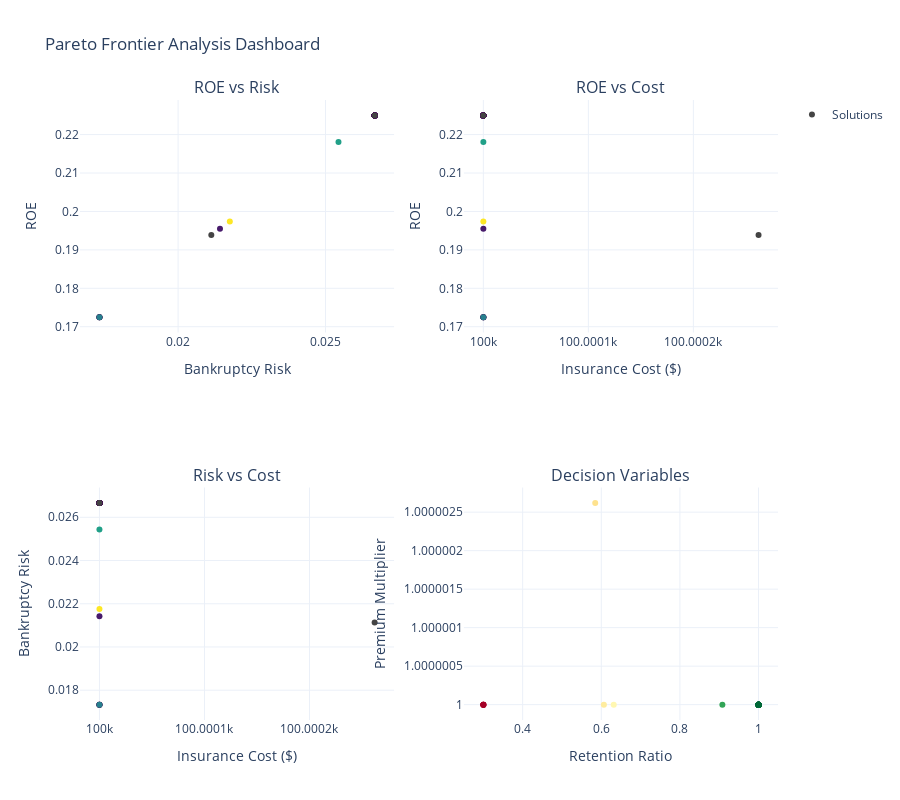

Notebook cell for this chart:
### Markdown cell above
## 7. Interactive Dashboard for Decision Making

### Code cell
# Create comprehensive dashboard with multiple views
from plotly.subplots import make_subplots
import plotly.graph_objects as go

# Use the 3D frontier points for comprehensive analysis
df_full = frontier_3d.to_dataframe()

# Create subplots
fig = make_subplots(
    rows=2, cols=2,
    subplot_titles=(
        "ROE vs Risk",
        "ROE vs Cost",
        "Risk vs Cost",
        "Decision Variables"
    ),
    specs=[
        [{"type": "scatter"}, {"type": "scatter"}],
        [{"type": "scatter"}, {"type": "scatter"}]
    ]
)

# ROE vs Risk
fig.add_trace(
    go.Scatter(
        x=df_full['bankruptcy_risk'],
        y=df_full['ROE'],
        mode='markers',
        marker=dict(color=df_full['crowding_distance'], colorscale='Viridis'),
        name='Solutions',
        text=[f"Point {i}" for i in range(len(df_full))],
        hovertemplate="Risk: %{x:.3f}<br>ROE: %{y:.3f}<extra></extra>"
    ),
    row=1, col=1
)

# ROE vs Cost
fig.add_trace(
    go.Scatter(
        x=df_full['insurance_cost'],
        y=df_full['ROE'],
        mode='markers',
        marker=dict(color=df_full['crowding_distance'], colorscale='Viridis'),
        name='Solutions',
        showlegend=False,
        hovertemplate="Cost: $%{x:,.0f}<br>ROE: %{y:.3f}<extra></extra>"
    ),
    row=1, col=2
)

# Risk vs Cost
fig.add_trace(
    go.Scatter(
        x=df_full['insurance_cost'],
        y=df_full['bankruptcy_risk'],
        mode='markers',
        marker=dict(color=df_full['crowding_distance'], colorscale='Viridis'),
        name='Solutions',
        showlegend=False,
        hovertemplate="Cost: $%{x:,.0f}<br>Risk: %{y:.3f}<extra></extra>"
    ),
    row=2, col=1
)

# Decision Variables (Retention vs Premium Multiplier)
fig.add_trace(
    go.Scatter(
        x=df_full['decision_var_0'],  # Retention
        y=df_full['decision_var_1'],  # Premium multiplier
        mode='markers',
        marker=dict(color=df_full['ROE'], colorscale='RdYlGn'),
        name='Solutions',
        showlegend=False,
        hovertemplate="Retention: %{x:.1%}<br>Premium Mult: %{y:.2f}x<extra></extra>"
    ),
    row=2, col=2
)

# Update layout
fig.update_xaxes(title_text="Bankruptcy Risk", row=1, col=1)
fig.update_yaxes(title_text="ROE", row=1, col=1)
fig.update_xaxes(title_text="Insurance Cost ($)", row=1, col=2)
fig.update_yaxes(title_text="ROE", row=1, col=2)
fig.update_xaxes(title_text="Insurance Cost ($)", row=2, col=1)
fig.update_yaxes(title_text="Bankruptcy Risk", row=2, col=1)
fig.update_xaxes(title_text="Retention Ratio", row=2, col=2)
fig.update_yaxes(title_text="Premium Multiplier", row=2, col=2)

fig.update_layout(
    height=800,
    title_text="Pareto Frontier Analysis Dashboard",
    showlegend=True,
    template="plotly_white"
)

fig.show()

### Figure 1 — Plotly figure (JSON) as saved in the notebook; plotly's stock layout.template omitted (floating-point values rounded to 4 significant figures)
{"data": [{"hovertemplate": "Risk: %{x:.3f}<br>ROE: %{y:.3f}<extra></extra>", "marker": {"color": [Infinity, 0.0, 0.0, 1.052, 0.2629, 0.0, 0.0, 0.0, 0.0, 0.0, 0.0, 0.0, 0.0, 0.0, 0.0, 0.1345, 0.0, 0.0, 0.0, 0.0, 0.0, 0.0, 0.0, 0.0, 0.0, 0.0, Infinity, 0.0, 0.0, 0.0, 0.0, 0.0, 0.0, 0.0, 0.0, 0.0, 0.0, 0.813, Infinity, 1.861], "colorscale": [[0, "#440154"], [0.1111, "#482878"], [0.2222, "#3e4989"], [0.3333, "#31688e"], [0.4444, "#26828e"], [0.5556, "#1f9e89"], [0.6667, "#35b779"], [0.7778, "#6ece58"], [0.8889, "#b5de2b"], [1, "#fde725"]]}, "mode": "markers", "name": "Solutions", "text": ["Point 0", "Point 1", "Point 2", "Point 3", "Point 4", "Point 5", "Point 6", "Point 7", "Point 8", "Point 9", "Point 10", "Point 11", "Point 12", "Point 13", "Point 14", "Point 15", "Point 16", "Point 17", "Point 18", "Point 19", "Point 20", "Point 21", "Point 22", "Point 23", "Point 24", "Point 25", "Point 26", "Point 27", "Point 28", "Point 29", "Point 30", "Point 31", "Point 32", "Point 33", "Point 34", "Point 35", "Point 36", "Point 37", "Point 38", "Point 39"], "type": "scatter", "x": [0.01733, 0.01733, 0.01733, 0.02544, 0.02667, 0.02667, 0.02667, 0.02667, 0.02667, 0.02667, 0.02667, 0.02667, 0.02667, 0.02667, 0.02667, 0.02142, 0.02667, 0.02667, 0.02667, 0.02667, 0.02667, 0.02667, 0.02667, 0.02667, 0.02667, 0.02667, 0.02113, 0.02667, 0.02667, 0.02667, 0.02667, 0.02667, 0.02667, 0.02667, 0.02667, 0.02667, 0.02667, 0.01733, 0.02667, 0.02176], "xaxis": "x", "y": [0.1725, 0.1725, 0.1725, 0.2181, 0.225, 0.225, 0.225, 0.225, 0.225, 0.225, 0.225, 0.225, 0.225, 0.225, 0.225, 0.1955, 0.225, 0.225, 0.225, 0.225, 0.225, 0.225, 0.225, 0.225, 0.225, 0.225, 0.1938, 0.225, 0.225, 0.225, 0.225, 0.225, 0.225, 0.225, 0.225, 0.225, 0.225, 0.1725, 0.225, 0.1974], "yaxis": "y"}, {"hovertemplate": "Cost: $%{x:,.0f}<br>ROE: %{y:.3f}<extra></extra>", "marker": {"color": [Infinity, 0.0, 0.0, 1.052, 0.2629, 0.0, 0.0, 0.0, 0.0, 0.0, 0.0, 0.0, 0.0, 0.0, 0.0, 0.1345, 0.0, 0.0, 0.0, 0.0, 0.0, 0.0, 0.0, 0.0, 0.0, 0.0, Infinity, 0.0, 0.0, 0.0, 0.0, 0.0, 0.0, 0.0, 0.0, 0.0, 0.0, 0.813, Infinity, 1.861], "colorscale": [[0, "#440154"], [0.1111, "#482878"], [0.2222, "#3e4989"], [0.3333, "#31688e"], [0.4444, "#26828e"], [0.5556, "#1f9e89"], [0.6667, "#35b779"], [0.7778, "#6ece58"], [0.8889, "#b5de2b"], [1, "#fde725"]]}, "mode": "markers", "name": "Solutions", "showlegend": false, "type": "scatter", "x": [100000.0, 100000.0, 100000.0, 100000.0, 100000.0, 100000.0, 100000.0, 100000.0, 100000.0, 100000.0, 100000.0, 100000.0, 100000.0, 100000.0, 100000.0, 100000.0, 100000.0, 100000.0, 100000.0, 100000.0, 100000.0, 100000.0, 100000.0, 100000.0, 100000.0, 100000.0, 100000.0, 100000.0, 100000.0, 100000.0, 100000.0, 100000.0, 100000.0, 100000.0, 100000.0, 100000.0, 100000.0, 100000.0, 100000.0, 100000.0], "xaxis": "x2", "y": [0.1725, 0.1725, 0.1725, 0.2181, 0.225, 0.225, 0.225, 0.225, 0.225, 0.225, 0.225, 0.225, 0.225, 0.225, 0.225, 0.1955, 0.225, 0.225, 0.225, 0.225, 0.225, 0.225, 0.225, 0.225, 0.225, 0.225, 0.1938, 0.225, 0.225, 0.225, 0.225, 0.225, 0.225, 0.225, 0.225, 0.225, 0.225, 0.1725, 0.225, 0.1974], "yaxis": "y2"}, {"hovertemplate": "Cost: $%{x:,.0f}<br>Risk: %{y:.3f}<extra></extra>", "marker": {"color": [Infinity, 0.0, 0.0, 1.052, 0.2629, 0.0, 0.0, 0.0, 0.0, 0.0, 0.0, 0.0, 0.0, 0.0, 0.0, 0.1345, 0.0, 0.0, 0.0, 0.0, 0.0, 0.0, 0.0, 0.0, 0.0, 0.0, Infinity, 0.0, 0.0, 0.0, 0.0, 0.0, 0.0, 0.0, 0.0, 0.0, 0.0, 0.813, Infinity, 1.861], "colorscale": [[0, "#440154"], [0.1111, "#482878"], [0.2222, "#3e4989"], [0.3333, "#31688e"], [0.4444, "#26828e"], [0.5556, "#1f9e89"], [0.6667, "#35b779"], [0.7778, "#6ece58"], [0.8889, "#b5de2b"], [1, "#fde725"]]}, "mode": "markers", "name": "Solutions", "showlegend": false, "type": "scatter", "x": [100000.0, 100000.0, 100000.0, 100000.0, 100000.0, 100000.0, 100000.0, 100000.0, 100000.0, 100000.0, 100000.0, 100000.0, 100000.0, 100000.0, 100000.0, 100000.0, 100000.0, 100000.0, 100000.0, 100000.0, 100000.0, 100000.0, 100000.0, 100000.0, 100000.0, 100000.0, 100000.0, 100000.0, 100000.0, 100000.0, 100000.0, 100000.0, 100000.0, 100000.0, 100000.0, 100000.0, 100000.0, 100000.0, 100000.0, 100000.0], "xaxis": "x3", "y": [0.01733, 0.01733, 0.01733, 0.02544, 0.02667, 0.02667, 0.02667, 0.02667, 0.02667, 0.02667, 0.02667, 0.02667, 0.02667, 0.02667, 0.02667, 0.02142, 0.02667, 0.02667, 0.02667, 0.02667, 0.02667, 0.02667, 0.02667, 0.02667, 0.02667, 0.02667, 0.02113, 0.02667, 0.02667, 0.02667, 0.02667, 0.02667, 0.02667, 0.02667, 0.02667, 0.02667, 0.02667, 0.01733, 0.02667, 0.02176], "yaxis": "y3"}, {"hovertemplate": "Retention: %{x:.1%}<br>Premium Mult: %{y:.2f}x<extra></extra>", "marker": {"color": [0.1725, 0.1725, 0.1725, 0.2181, 0.225, 0.225, 0.225, 0.225, 0.225, 0.225, 0.225, 0.225, 0.225, 0.225, 0.225, 0.1955, 0.225, 0.225, 0.225, 0.225, 0.225, 0.225, 0.225, 0.225, 0.225, 0.225, 0.1938, 0.225, 0.225, 0.225, 0.225, 0.225, 0.225, 0.225, 0.225, 0.225, 0.225, 0.1725, 0.225, 0.1974], "colorscale": [[0, "rgb(165,0,38)"], [0.1, "rgb(215,48,39)"], [0.2, "rgb(244,109,67)"], [0.3, "rgb(253,174,97)"], [0.4, "rgb(254,224,139)"], [0.5, "rgb(255,255,191)"], [0.6, "rgb(217,239,139)"], [0.7, "rgb(166,217,106)"], [0.8, "rgb(102,189,99)"], [0.9, "rgb(26,152,80)"], [1, "rgb(0,104,55)"]]}, "mode": "markers", "name": "Solutions", "showlegend": false, "type": "scatter", "x": [0.3, 0.3, 0.3, 0.908, 1.0, 1.0, 1.0, 1.0, 1.0, 1.0, 1.0, 1.0, 1.0, 1.0, 1.0, 0.6066, 1.0, 1.0, 1.0, 1.0, 1.0, 1.0, 1.0, 1.0, 1.0, 1.0, 0.5846, 1.0, 1.0, 1.0, 1.0, 1.0, 1.0, 1.0, 1.0, 1.0, 1.0, 0.3, 1.0, 0.6316], "xaxis": "x4", "y": [1.0, 1.0, 1.0, 1.0, 1.0, 1.0, 1.0, 1.0, 1.0, 1.0, 1.0, 1.0, 1.0, 1.0, 1.0, 1.0, 1.0, 1.0, 1.0, 1.0, 1.0, 1.0, 1.0, 1.0, 1.0, 1.0, 1.0, 1.0, 1.0, 1.0, 1.0, 1.0, 1.0, 1.0, 1.0, 1.0, 1.0, 1.0, 1.0, 1.0], "yaxis": "y4"}], "layout": {"annotations": [{"font": {"size": 16}, "showarrow": false, "text": "ROE vs Risk", "x": 0.225, "xanchor": "center", "xref": "paper", "y": 1, "yanchor": "bottom", "yref": "paper"}, {"font": {"size": 16}, "showarrow": false, "text": "ROE vs Cost", "x": 0.775, "xanchor": "center", "xref": "paper", "y": 1, "yanchor": "bottom", "yref": "paper"}, {"font": {"size": 16}, "showarrow": false, "text": "Risk vs Cost", "x": 0.225, "xanchor": "center", "xref": "paper", "y": 0.375, "yanchor": "bottom", "yref": "paper"}, {"font": {"size": 16}, "showarrow": false, "text": "Decision Variables", "x": 0.775, "xanchor": "center", "xref": "paper", "y": 0.375, "yanchor": "bottom", "yref": "paper"}], "height": 800, "showlegend": true, "title": {"text": "Pareto Frontier Analysis Dashboard"}, "xaxis": {"anchor": "y", "domain": [0, 0.45], "title": {"text": "Bankruptcy Risk"}}, "xaxis2": {"anchor": "y2", "domain": [0.55, 1], "title": {"text": "Insurance Cost ($)"}}, "xaxis3": {"anchor": "y3", "domain": [0, 0.45], "title": {"text": "Insurance Cost ($)"}}, "xaxis4": {"anchor": "y4", "domain": [0.55, 1], "title": {"text": "Retention Ratio"}}, "yaxis": {"anchor": "x", "domain": [0.625, 1], "title": {"text": "ROE"}}, "yaxis2": {"anchor": "x2", "domain": [0.625, 1], "title": {"text": "ROE"}}, "yaxis3": {"anchor": "x3", "domain": [0, 0.375], "title": {"text": "Bankruptcy Risk"}}, "yaxis4": {"anchor": "x4", "domain": [0, 0.375], "title": {"text": "Premium Multiplier"}}}}
